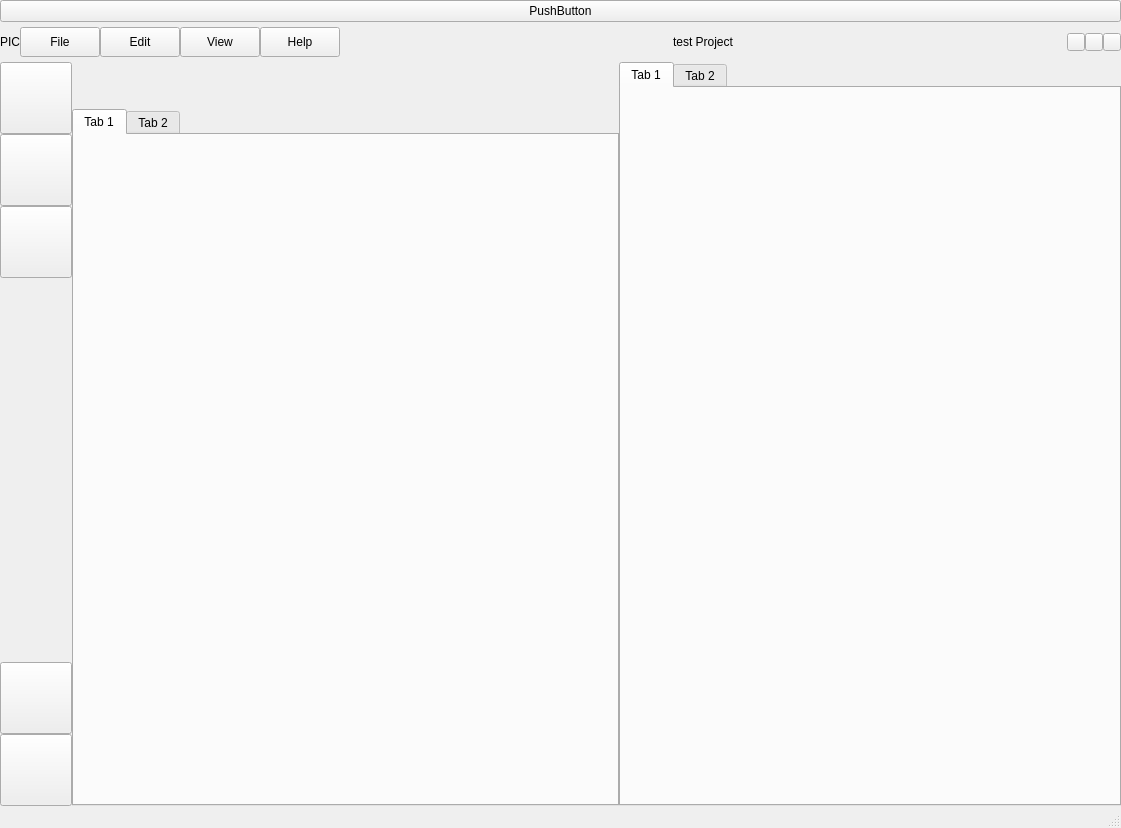
<?xml version="1.0" encoding="UTF-8"?>
<ui version="4.0">
 <class>ElemQssEidtorMainWindow</class>
 <widget class="QMainWindow" name="ElemQssEidtorMainWindow">
  <property name="geometry">
   <rect>
    <x>0</x>
    <y>0</y>
    <width>1121</width>
    <height>828</height>
   </rect>
  </property>
  <property name="windowTitle">
   <string>ElementUI Qss Editor</string>
  </property>
  <widget class="QWidget" name="centralwidget">
   <layout class="QVBoxLayout" name="verticalLayout_4">
    <property name="spacing">
     <number>0</number>
    </property>
    <property name="leftMargin">
     <number>0</number>
    </property>
    <property name="topMargin">
     <number>0</number>
    </property>
    <property name="rightMargin">
     <number>0</number>
    </property>
    <property name="bottomMargin">
     <number>0</number>
    </property>
    <item>
     <widget class="QPushButton" name="reloadBtn">
      <property name="text">
       <string>PushButton</string>
      </property>
     </widget>
    </item>
    <item>
     <widget class="QWidget" name="titleWidget" native="true">
      <property name="sizePolicy">
       <sizepolicy hsizetype="Preferred" vsizetype="Fixed">
        <horstretch>0</horstretch>
        <verstretch>0</verstretch>
       </sizepolicy>
      </property>
      <property name="minimumSize">
       <size>
        <width>0</width>
        <height>40</height>
       </size>
      </property>
      <property name="maximumSize">
       <size>
        <width>16777215</width>
        <height>40</height>
       </size>
      </property>
      <layout class="QHBoxLayout" name="horizontalLayout_8">
       <property name="spacing">
        <number>0</number>
       </property>
       <property name="leftMargin">
        <number>0</number>
       </property>
       <property name="topMargin">
        <number>0</number>
       </property>
       <property name="rightMargin">
        <number>0</number>
       </property>
       <property name="bottomMargin">
        <number>0</number>
       </property>
       <item>
        <widget class="QLabel" name="logo">
         <property name="text">
          <string>PIC</string>
         </property>
        </widget>
       </item>
       <item>
        <widget class="QPushButton" name="fileBtn">
         <property name="minimumSize">
          <size>
           <width>0</width>
           <height>30</height>
          </size>
         </property>
         <property name="text">
          <string>File</string>
         </property>
        </widget>
       </item>
       <item>
        <widget class="QPushButton" name="editBtn">
         <property name="sizePolicy">
          <sizepolicy hsizetype="Minimum" vsizetype="Fixed">
           <horstretch>0</horstretch>
           <verstretch>0</verstretch>
          </sizepolicy>
         </property>
         <property name="minimumSize">
          <size>
           <width>0</width>
           <height>30</height>
          </size>
         </property>
         <property name="text">
          <string>Edit</string>
         </property>
        </widget>
       </item>
       <item>
        <widget class="QPushButton" name="viewBtn">
         <property name="minimumSize">
          <size>
           <width>0</width>
           <height>30</height>
          </size>
         </property>
         <property name="text">
          <string>View</string>
         </property>
        </widget>
       </item>
       <item>
        <widget class="QPushButton" name="helpBtn">
         <property name="minimumSize">
          <size>
           <width>0</width>
           <height>30</height>
          </size>
         </property>
         <property name="text">
          <string>Help</string>
         </property>
        </widget>
       </item>
       <item>
        <spacer name="horizontalSpacer">
         <property name="orientation">
          <enum>Qt::Horizontal</enum>
         </property>
         <property name="sizeHint" stdset="0">
          <size>
           <width>40</width>
           <height>20</height>
          </size>
         </property>
        </spacer>
       </item>
       <item>
        <widget class="QLabel" name="projectTitleLabel">
         <property name="text">
          <string>test Project</string>
         </property>
        </widget>
       </item>
       <item>
        <spacer name="horizontalSpacer_2">
         <property name="orientation">
          <enum>Qt::Horizontal</enum>
         </property>
         <property name="sizeHint" stdset="0">
          <size>
           <width>40</width>
           <height>20</height>
          </size>
         </property>
        </spacer>
       </item>
       <item>
        <widget class="QPushButton" name="minBtn">
         <property name="sizePolicy">
          <sizepolicy hsizetype="Fixed" vsizetype="Fixed">
           <horstretch>0</horstretch>
           <verstretch>0</verstretch>
          </sizepolicy>
         </property>
         <property name="minimumSize">
          <size>
           <width>18</width>
           <height>18</height>
          </size>
         </property>
         <property name="maximumSize">
          <size>
           <width>18</width>
           <height>18</height>
          </size>
         </property>
         <property name="text">
          <string/>
         </property>
         <property name="icon">
          <iconset theme="zoom-in">
           <normaloff>../pvcs/ui</normaloff>../pvcs/ui</iconset>
         </property>
        </widget>
       </item>
       <item>
        <widget class="QPushButton" name="maxBtn">
         <property name="minimumSize">
          <size>
           <width>18</width>
           <height>18</height>
          </size>
         </property>
         <property name="maximumSize">
          <size>
           <width>18</width>
           <height>18</height>
          </size>
         </property>
         <property name="text">
          <string/>
         </property>
        </widget>
       </item>
       <item>
        <widget class="QPushButton" name="closeBtn">
         <property name="minimumSize">
          <size>
           <width>18</width>
           <height>18</height>
          </size>
         </property>
         <property name="maximumSize">
          <size>
           <width>18</width>
           <height>18</height>
          </size>
         </property>
         <property name="text">
          <string/>
         </property>
        </widget>
       </item>
      </layout>
     </widget>
    </item>
    <item>
     <widget class="QWidget" name="mainWidget" native="true">
      <layout class="QHBoxLayout" name="horizontalLayout" stretch="1,12,11">
       <property name="spacing">
        <number>0</number>
       </property>
       <property name="leftMargin">
        <number>0</number>
       </property>
       <property name="topMargin">
        <number>0</number>
       </property>
       <property name="rightMargin">
        <number>0</number>
       </property>
       <property name="bottomMargin">
        <number>0</number>
       </property>
       <item>
        <widget class="QWidget" name="leftWidget" native="true">
         <property name="sizePolicy">
          <sizepolicy hsizetype="Fixed" vsizetype="Preferred">
           <horstretch>0</horstretch>
           <verstretch>0</verstretch>
          </sizepolicy>
         </property>
         <property name="minimumSize">
          <size>
           <width>72</width>
           <height>0</height>
          </size>
         </property>
         <property name="maximumSize">
          <size>
           <width>72</width>
           <height>16777215</height>
          </size>
         </property>
         <layout class="QVBoxLayout" name="verticalLayout_2">
          <property name="spacing">
           <number>0</number>
          </property>
          <property name="leftMargin">
           <number>0</number>
          </property>
          <property name="topMargin">
           <number>0</number>
          </property>
          <property name="rightMargin">
           <number>0</number>
          </property>
          <property name="bottomMargin">
           <number>0</number>
          </property>
          <item>
           <widget class="QPushButton" name="processBtn">
            <property name="sizePolicy">
             <sizepolicy hsizetype="Minimum" vsizetype="Fixed">
              <horstretch>72</horstretch>
              <verstretch>72</verstretch>
             </sizepolicy>
            </property>
            <property name="minimumSize">
             <size>
              <width>72</width>
              <height>72</height>
             </size>
            </property>
            <property name="styleSheet">
             <string notr="true"/>
            </property>
            <property name="text">
             <string/>
            </property>
            <property name="icon">
             <iconset resource="resource/qrc/mainQrc.qrc">
              <normaloff>:/dark/img/process.png</normaloff>
              <normalon>:/dark/img/process_blue.png</normalon>
              <activeon>:/dark/img/process_blue.png</activeon>
              <selectedon>:/dark/img/process_blue.png</selectedon>:/dark/img/process.png</iconset>
            </property>
            <property name="iconSize">
             <size>
              <width>36</width>
              <height>36</height>
             </size>
            </property>
           </widget>
          </item>
          <item>
           <widget class="QPushButton" name="documentBtn">
            <property name="minimumSize">
             <size>
              <width>72</width>
              <height>72</height>
             </size>
            </property>
            <property name="maximumSize">
             <size>
              <width>72</width>
              <height>72</height>
             </size>
            </property>
            <property name="text">
             <string/>
            </property>
            <property name="icon">
             <iconset resource="resource/qrc/mainQrc.qrc">
              <normaloff>:/dark/img/document.png</normaloff>
              <activeon>:/dark/img/document_blue.png</activeon>
              <selectedon>:/dark/img/document_blue.png</selectedon>:/dark/img/document.png</iconset>
            </property>
            <property name="iconSize">
             <size>
              <width>36</width>
              <height>36</height>
             </size>
            </property>
           </widget>
          </item>
          <item>
           <widget class="QPushButton" name="searchBtn">
            <property name="minimumSize">
             <size>
              <width>72</width>
              <height>72</height>
             </size>
            </property>
            <property name="maximumSize">
             <size>
              <width>72</width>
              <height>72</height>
             </size>
            </property>
            <property name="text">
             <string/>
            </property>
            <property name="icon">
             <iconset resource="resource/qrc/mainQrc.qrc">
              <normaloff>:/dark/img/search.png</normaloff>
              <activeon>:/dark/img/search_blue.png</activeon>
              <selectedon>:/dark/img/search_blue.png</selectedon>:/dark/img/search.png</iconset>
            </property>
            <property name="iconSize">
             <size>
              <width>36</width>
              <height>36</height>
             </size>
            </property>
           </widget>
          </item>
          <item>
           <spacer name="verticalSpacer">
            <property name="orientation">
             <enum>Qt::Vertical</enum>
            </property>
            <property name="sizeHint" stdset="0">
             <size>
              <width>20</width>
              <height>40</height>
             </size>
            </property>
           </spacer>
          </item>
          <item>
           <widget class="QPushButton" name="settingBtn">
            <property name="minimumSize">
             <size>
              <width>72</width>
              <height>72</height>
             </size>
            </property>
            <property name="maximumSize">
             <size>
              <width>72</width>
              <height>72</height>
             </size>
            </property>
            <property name="text">
             <string/>
            </property>
            <property name="icon">
             <iconset resource="resource/qrc/mainQrc.qrc">
              <normaloff>:/dark/img/setting.png</normaloff>
              <activeon>:/dark/img/setting_blue.png</activeon>
              <selectedon>:/dark/img/setting_blue.png</selectedon>:/dark/img/setting.png</iconset>
            </property>
            <property name="iconSize">
             <size>
              <width>36</width>
              <height>36</height>
             </size>
            </property>
           </widget>
          </item>
          <item>
           <widget class="QPushButton" name="githubBtn">
            <property name="minimumSize">
             <size>
              <width>72</width>
              <height>72</height>
             </size>
            </property>
            <property name="maximumSize">
             <size>
              <width>72</width>
              <height>72</height>
             </size>
            </property>
            <property name="text">
             <string/>
            </property>
            <property name="icon">
             <iconset resource="resource/qrc/mainQrc.qrc">
              <normaloff>:/dark/img/github.png</normaloff>
              <activeon>:/dark/img/github_blue.png</activeon>
              <selectedon>:/dark/img/github_blue.png</selectedon>:/dark/img/github.png</iconset>
            </property>
            <property name="iconSize">
             <size>
              <width>36</width>
              <height>36</height>
             </size>
            </property>
           </widget>
          </item>
         </layout>
        </widget>
       </item>
       <item>
        <widget class="QWidget" name="widget_2" native="true">
         <layout class="QVBoxLayout" name="verticalLayout" stretch="1,1,30">
          <property name="spacing">
           <number>0</number>
          </property>
          <property name="leftMargin">
           <number>0</number>
          </property>
          <property name="topMargin">
           <number>0</number>
          </property>
          <property name="rightMargin">
           <number>0</number>
          </property>
          <property name="bottomMargin">
           <number>0</number>
          </property>
          <item>
           <widget class="QWidget" name="widget_3" native="true"/>
          </item>
          <item>
           <widget class="QWidget" name="widget_4" native="true"/>
          </item>
          <item>
           <widget class="QStackedWidget" name="stackedWidget">
            <property name="currentIndex">
             <number>0</number>
            </property>
            <widget class="QWidget" name="editorPage">
             <layout class="QVBoxLayout" name="verticalLayout_5">
              <property name="spacing">
               <number>0</number>
              </property>
              <property name="leftMargin">
               <number>0</number>
              </property>
              <property name="topMargin">
               <number>0</number>
              </property>
              <property name="rightMargin">
               <number>0</number>
              </property>
              <property name="bottomMargin">
               <number>0</number>
              </property>
              <item>
               <widget class="QTabWidget" name="EditorTabWidget">
                <widget class="QWidget" name="CodeEditor">
                 <attribute name="title">
                  <string>Tab 1</string>
                 </attribute>
                </widget>
                <widget class="QWidget" name="tab_4">
                 <attribute name="title">
                  <string>Tab 2</string>
                 </attribute>
                </widget>
               </widget>
              </item>
             </layout>
            </widget>
           </widget>
          </item>
         </layout>
        </widget>
       </item>
       <item>
        <widget class="QWidget" name="widget" native="true">
         <layout class="QVBoxLayout" name="verticalLayout_3">
          <property name="spacing">
           <number>0</number>
          </property>
          <property name="leftMargin">
           <number>0</number>
          </property>
          <property name="topMargin">
           <number>0</number>
          </property>
          <property name="rightMargin">
           <number>0</number>
          </property>
          <property name="bottomMargin">
           <number>0</number>
          </property>
          <item>
           <widget class="QTabWidget" name="componentTabWidget">
            <widget class="QWidget" name="tab">
             <attribute name="title">
              <string>Tab 1</string>
             </attribute>
            </widget>
            <widget class="QWidget" name="tab_2">
             <attribute name="title">
              <string>Tab 2</string>
             </attribute>
            </widget>
           </widget>
          </item>
         </layout>
        </widget>
       </item>
      </layout>
     </widget>
    </item>
   </layout>
  </widget>
  <widget class="QMenuBar" name="menubar">
   <property name="geometry">
    <rect>
     <x>0</x>
     <y>0</y>
     <width>1121</width>
     <height>26</height>
    </rect>
   </property>
  </widget>
  <widget class="QStatusBar" name="statusbar"/>
 </widget>
 <resources>
  <include location="resource/qrc/mainQrc.qrc"/>
 </resources>
 <connections/>
</ui>
